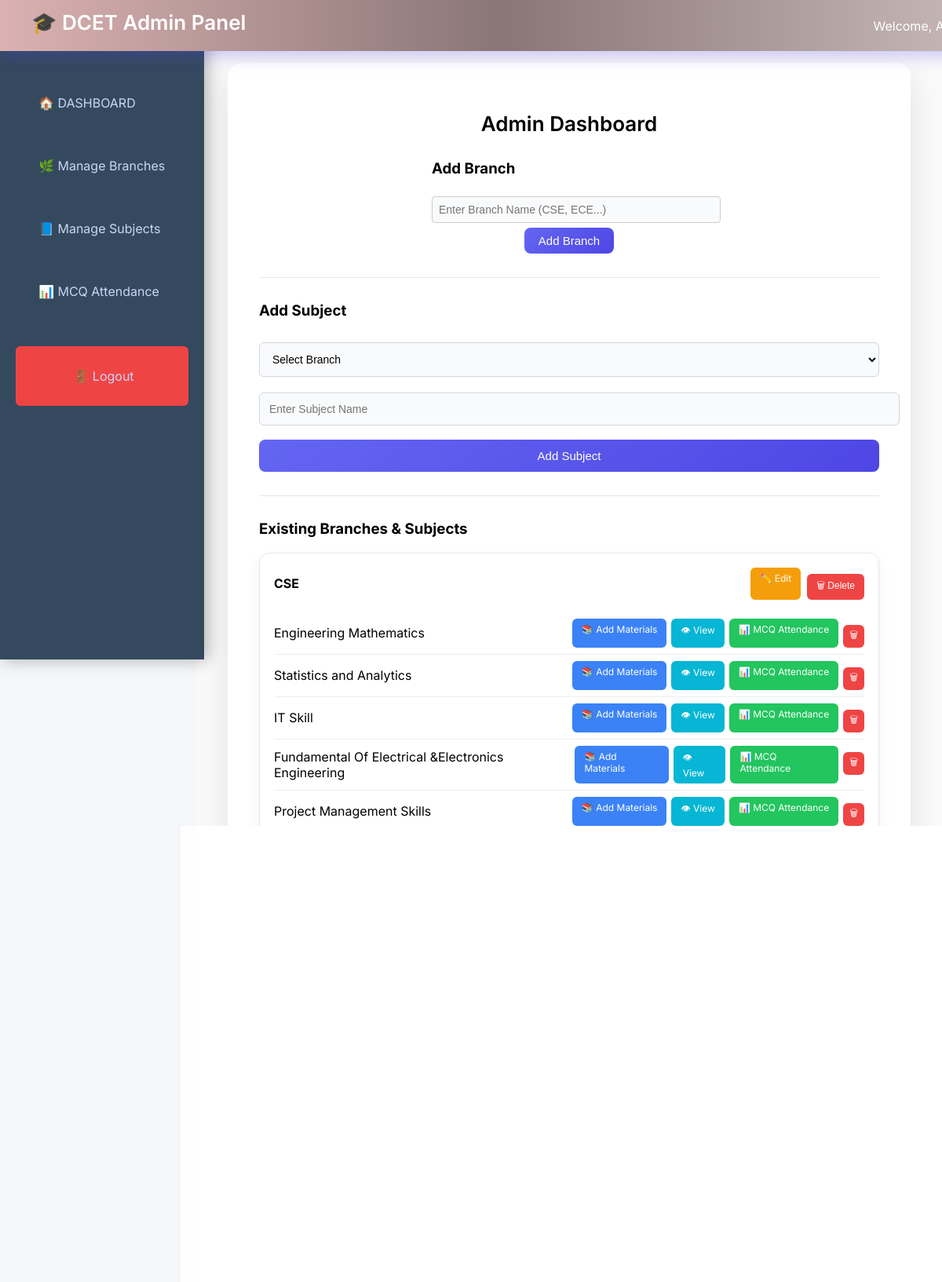
/admin/dashboard (signed in, upper part), run on an earlier commit of the app's database.
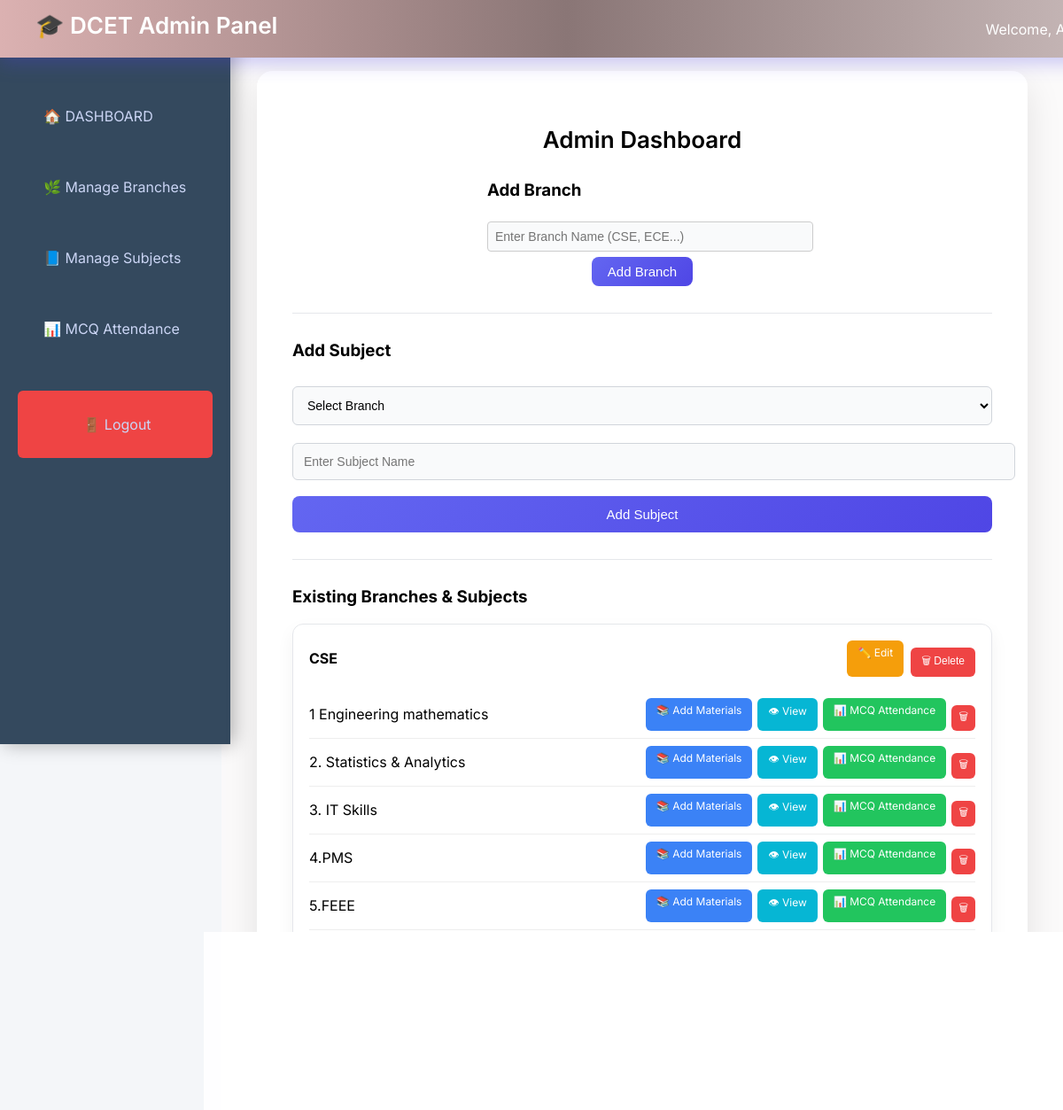
And on a later commit of the database.
### models.py (models this page shows)
class Branch(db.Model):
    __tablename__ = 'branch'
    id = db.Column(db.Integer, primary_key=True)
    name = db.Column(db.String(50), unique=True, nullable=False)
    subjects = db.relationship('Subject', backref='branch', lazy=True)

class Subject(db.Model):
    __tablename__ = 'subject'
    id = db.Column(db.Integer, primary_key=True)
    name = db.Column(db.String(100), nullable=False)
    branch_id = db.Column(db.Integer, db.ForeignKey('branch.id'), nullable=False)

### routes/admin_routes.py (the view, shortened to what this page needs)
@admin.route('/dashboard', methods=['GET', 'POST'])   # ✅ FIXED (removed /admin)
def dashboard():
    if 'admin_id' not in session:
        return redirect('/login')
    branches = Branch.query.all()
    for branch in branches:
        branch.subjects = Subject.query.filter_by(branch_id=branch.id).all()
    subjects = Subject.query.all()
    mcq_results = MCQResult.query.order_by(
        MCQResult.attended_on.desc()
    ).all()
    total_attended = len(mcq_results)
    return render_template(
        'admin_dashboard.html',
        branches=branches,
        subjects=subjects,
        mcq_results=mcq_results,
        total_attended=total_attended
    )

### app.py (called while the page is built)
@app.after_request
def add_header(response):
    response.headers["Cache-Control"] = "no-cache, no-store, must-revalidate"
    response.headers["Pragma"] = "no-cache"
    response.headers["Expires"] = "0"
    return response

### templates/admin_dashboard.html (shortened to what this page needs)
<!DOCTYPE html>
<html>
<head>
</head>
<body>
    <div class="top-header">
    <h2>🎓 DCET Admin Panel</h2>
    <div>
        <span>Welcome, Admin</span>
    </div>
</div>
<aside>
<h2>Admin Panel ⚙️</h2>
<a href="{{ url_for('admin.dashboard') }}"><p>🏠 DASHBOARD</p></a>
<a href="{{ url_for('admin.dashboard') }}#branch"><p>🌿 Manage Branches</p></a>
<a href="{{ url_for('admin.dashboard') }}#subject"><p>📘 Manage Subjects</p></a>
<a href="{{ url_for('admin.admin_attendance') }}"><p>📊 MCQ Attendance</p></a>
<a href="{{ url_for('logout') }}" class="logout"><p>🚪 Logout</p></a>
</aside>
<div class="main">
<div class="container">
<h2>Admin Dashboard</h2>
<form method="POST" id="branch">
<h3>Add Branch</h3>
<input type="text" name="branch" placeholder="Enter Branch Name (CSE, ECE...)" required>
<button type="submit">Add Branch</button>
</form>
<hr>
<form method="POST" id="subject">
<h3>Add Subject</h3>
<select name="branch_id" required>
<option value="">Select Branch</option>
</select>
<input type="text" name="subject" placeholder="Enter Subject Name" required>
<button type="submit">Add Subject</button>
</form>
<hr>
<h3>Existing Branches & Subjects</h3>
{% if branches %}
{% for branch in branches %}
<div class="branch-box">
<div class="branch-header">
<strong>{{ branch.name }}</strong>
<div class="branch-actions">
<a href="{{ url_for('admin.edit_branch', branch_id=branch.id) }}" class="btn edit">✏️ Edit</a>
<form action="{{ url_for('admin.delete_branch', branch_id=branch.id) }}" method="POST" style="display:inline;">
<button type="submit" class="btn delete">🗑 Delete</button>
</form>
</div>
</div>
{% if branch.subjects %}
<ul class="subject-list">
{% for subject in branch.subjects %}
<li class="subject-item">
<span>{{ subject.name }}</span>
<div class="subject-actions">
<a href="/admin/add-dcet/{{ subject.id }}" class="btn blue">📚 Add Materials</a>
<a href="/admin/subject/{{ subject.id }}/materials" class="btn view">👁 View</a>
<a href="{{ url_for('admin.admin_attendance') }}" class="btn green">
📊 MCQ Attendance
</a>
<form action="/admin/delete-subject/{{ subject.id }}" method="POST" style="display:inline;">
<button type="submit" class="btn delete-small">🗑</button>
</form>
</div>
</li>
{% endfor %}
</ul>
{% else %}
<p class="empty">No subjects added yet</p>
{% endif %}
</div>
{% endfor %}
{% else %}
<p class="empty">No branches added yet</p>
{% endif %}
</div>
</div>
</body>
</html>

What changed in the data, as far as the page shows it:
removed Subject: name "Project Management Skills"
added Subject: name "1 Engineering mathematics"
changed Subject: name "Engineering Mathematics" → "2. Statistics & Analytics"
changed Subject: name "Statistics and Analytics" → "3. IT Skills"
changed Subject: name "IT Skill" → "4.PMS"
changed Subject: name "Fundamental Of Electrical &Electronics Engineering" → "5.FEEE"
